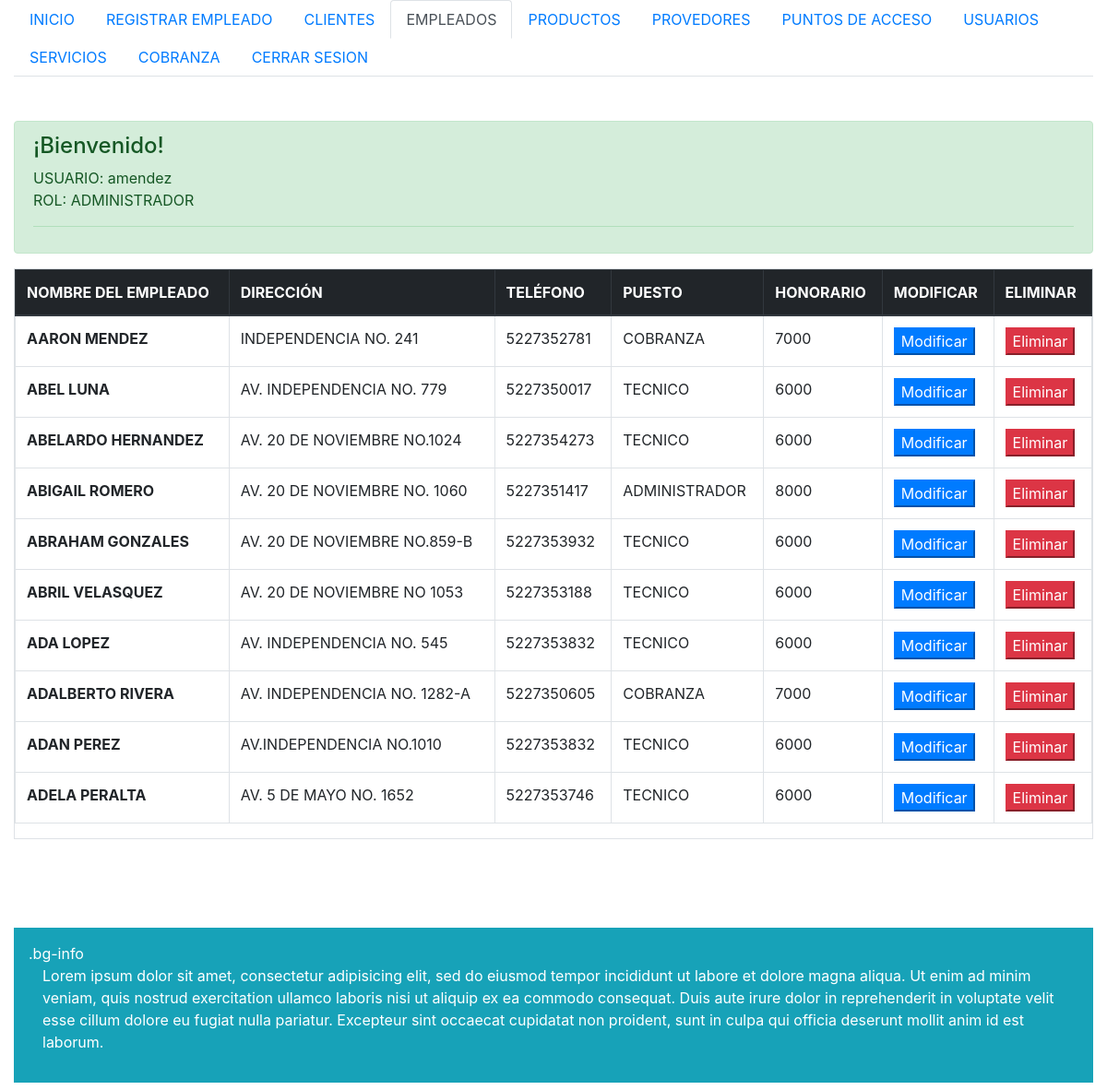
The app's page /Empleado/EmpleadoListado.php (signed in) with its own data.
### tables this page shows
CREATE TABLE `empleado` (
  `Id_Empleado` int(10) NOT NULL,
  `NombreEmpleado` varchar(50) NOT NULL,
  `DireccionEmpleado` varchar(100) NOT NULL,
  `TelefonoEmpleado` varchar(15) NOT NULL,
  `Puesto` varchar(15) NOT NULL,
  `Honorario` float NOT NULL
);

### Conexion/cConexion.php (called while the page is built, shortened)
<?php
class cConexion
{
	protected $_sHost = null;
	protected $_sUsuario = null;
	protected $_sContraseña = null;
	protected $_sBase = null;
	function cConexion(){
			$this->_sHost = 'localhost';
			$this->_sUsuario = 'root';
			$this->_sContraseña = '';
			$this->_sBase = 'siawiiver';
	}
 	public function conectar(){
		$enlace = mysqli_connect($this->_sHost, $this->_sUsuario, $this->_sContraseña, $this->_sBase);
		if (!$enlace) {
    		echo "Error: No se pudo conectar a MySQL." . PHP_EOL;
    		echo "errno de depuración: " . mysqli_connect_errno() . PHP_EOL;
    		echo "error de depuración: " . mysqli_connect_error() . PHP_EOL;
   		 	exit;
   		 	return false;
		}
		else {
			return $enlace;
		}
	}
}
?>

### Empleado/cEmpleadoController.php (called while the page is built, shortened)
<?php
require_once('../Conexion/cConexion.php');
require_once('../Empleado/cEmpleadoModelo.php');
class cEmpleadoController{
    protected $_oEmpleadoModelo;
    function cEmpleadoController(){
        $this->_oConectar = new cConexion;
        $this->_dbLink = $this->_oConectar->Conectar();
        $this->_oEmpleadoModelo = New cEmpleadoModelo($this->_dbLink);
    }
    public function obtenerListadoEmpleado(){
        return $this->_oEmpleadoModelo->obtenerListadoEmpleado();
    }
}
?>

### Empleado/cEmpleadoModelo.php (called while the page is built, shortened)
<?php
class cEmpleadoModelo{
protected $_dblink;
function cEmpleadoModelo($dblink, $oEmpleadoEntidad = false){
	$this->_dblink = $dblink;
}
	public function obtenerListadoEmpleado(){
		$sql ="SELECT Id_Empleado, NombreEmpleado, DireccionEmpleado,  TelefonoEmpleado, Puesto, Honorario
				FROM Empleado AS Em
				WHERE Em.Id_Empleado";
		$result = mysqli_query($this->_dblink, $sql) or die('Error:'.mysqli_error($this->_dblink));
		$aFields = array();
		while($row = $result->fetch_assoc()) {
			$aFields[] = $row;
		}
		return $aFields;
	}
}
 ?>

### Empleado/EmpleadoListado.php (the view, shortened to what this page needs)
<?php
if ($_SESSION['rol'] == 'ADMINISTRADOR' || $_SESSION['rol'] == 'COBRANZA') {
    require_once('cEmpleadoController.php');
    $oEmpleadoController = new cEmpleadoController;
?>
<!DOCTYPE html>
<html>
<head>
    <link rel="stylesheet" href="https://maxcdn.bootstrapcdn.com/bootstrap/4.0.0/css/bootstrap.min.css">
</head>
<body>
    <div class="container-fluid">
    <ul class="nav nav-tabs nav-justified">
        <li><a class="nav-item nav-link" href="../index.php">INICIO</a>
        <li><a class="nav-item nav-link" href="Empleado.php">REGISTRAR EMPLEADO</a></li>
        <li><a class="nav-item nav-link" href="../Cliente/ClienteListado.php ">CLIENTES</a></li>
        <li><a class="nav-item nav-link active" href="../Empleado/EmpleadoListado.php">EMPLEADOS</a></li>
        <li><a class="nav-item nav-link" href="../Producto/ProductoListado.php">PRODUCTOS</a></li>
        <li><a class="nav-item nav-link" href="../Provedor/ProvedorListado.php">PROVEDORES</a></li>
        <li><a class="nav-item nav-link" href="../PuntoAcceso/PuntoAccesoListado.php">PUNTOS DE ACCESO</a></li>
        <li><a class="nav-item nav-link" href="../Usuario/UsuarioListado.php">USUARIOS</a></li>
        <li><a class="nav-item nav-link" href="../Servicio/servicioListado.php">SERVICIOS</a></li>
        <li><a  class="nav-item nav-link" href="../Cobranza/CobranzaListado.php">COBRANZA</a> </li>
        <li><a class="nav-item nav-link" href="../Usuario/cerrarSesion.php">CERRAR SESION</a> </li>
    </ul>
    <br>    <br>
  <div class="alert alert-success" role="alert">
  <h4 class="alert-heading">¡Bienvenido!</h4>
   <?php echo 'USUARIO: '.$_SESSION['usuario'].'<br> ROL: '.$_SESSION['rol'];?>
  <hr>
</div>
    <?php
        if (isset($_POST['modificarEmpleado'])) {
            $nId_Empleado = $_POST['nId_Empleado'];
            $oListadoEmpleadoPorId = $oEmpleadoController->obtenerListadoEmpleadoPorId($nId_Empleado);
            echo '<form action="EmpleadoRegistro.php" method="post">';
            echo'<div class="form-group">';
                echo'<div class="float col-xs-12 col-sm-6">';
                echo '<h5>';
                echo '<label>Modificar Empleado</label>';
                echo'<h5>';
                echo'<p class="text">';
                    echo '<input type="hidden" class="form-group" name="Id_Empleado" value='.$oListadoEmpleadoPorId[0]['Id_Empleado'].' >';
                echo '</select>';
                echo '<br>';
                    echo'<label>Nombre del Empleado</label>';
                    echo '<input type="text" class="form-control" name="sNombreEmpleado" value='.$oListadoEmpleadoPorId[0]['NombreEmpleado'].' placeholder="sNombreEmpleado">';
                echo '<br>';
                    echo'<label>Dirección</label>';
                    echo '<input type="text" class="form-control" name="sDireccionEmpleado" value='.$oListadoEmpleadoPorId[0]['DireccionEmpleado'].' placeholder="sDireccionEmpleado">';
                echo '<br>';
                    echo'<label>Número Telefónico</label>';
                    echo '<input type="text" class="form-control" name="sTelefonoEmpleado" value='.$oListadoEmpleadoPorId[0]['TelefonoEmpleado'].' placeholder="sTelefonoEmpleado">';
                echo '<br>';
                    echo'<label>Puesto que desempeña</label>';
                    echo '<input type="text" class="form-control" name="sPuesto" value='.$oListadoEmpleadoPorId[0]['Puesto'].' placeholder="sPuesto">';
                echo '<br>';
                    echo'<label>Honorarios</label>';
                    echo '<input type="text" class="form-control" name="nHonorario" value='.$oListadoEmpleadoPorId[0]['Honorario'].' placeholder="nHonorario">';
                echo '<br>';
                        echo '<input type="submit" class="btn btn-success" name="modificarEmpleado" value="MODIFICAR EMPLEADO">';
                    echo'<div';
            echo '</form>';
        }
        elseif (isset($_POST['eliminarEmpleado'])) {
            $nId_Empleado = $_POST['nId_Empleado'];
            $oEliminarEmpleadoPorId = $oEmpleadoController->eliminarEmpleadoPorId($nId_Empleado);
        }
        else{
    ?>
              <div class="table-bordered table-responsive">
                <table class="table">
                <thead class="thead-dark">
                <tr>
                    <th scope="col">NOMBRE DEL EMPLEADO</th>
                    <th scope="col">DIRECCIÓN</th>
                    <th scope="col">TELÉFONO</th>
                    <th scope="col">PUESTO</th>
                    <th scope="col">HONORARIO</th>
                    <th scope="col">MODIFICAR</th>
                    <th scope="col">ELIMINAR</th>
                </thead>
    <?php
            $oListadoEmpleado = $oEmpleadoController->obtenerListadoEmpleado();
            for ($i = 0; $i < count($oListadoEmpleado); $i++) {
                echo ' <form action="EmpleadoListado.php" method="post">';
                echo '<tr>';
                    echo '<th scope="row">'.$oListadoEmpleado[$i]['NombreEmpleado'].'</th>';
                    echo '<td>'.$oListadoEmpleado[$i]['DireccionEmpleado'].'</td>';
                    echo '<td>'.$oListadoEmpleado[$i]['TelefonoEmpleado'].'</td>';
                    echo '<td>'.$oListadoEmpleado[$i]['Puesto'].'</td>';
                    echo '<td>'.$oListadoEmpleado[$i]['Honorario'].'</td>';
                    echo '<td><input type="submit" class="btn-primary" name="modificarEmpleado" value="Modificar" /></td>';
                    echo '<td><input type="submit" class="btn-danger" name="eliminarEmpleado" value="Eliminar" /></td>';
                echo '</tr>';
                echo '</form>';
            }
            echo '</tbody></table></div>';
        }
    ?>
<br> <br>   <br>    <br>
<div class="p-3 mb-2 bg-info text-white">.bg-info
<div class="col-12">
    <p> Lorem ipsum dolor sit amet, consectetur adipisicing elit, sed do eiusmod
    tempor incididunt ut labore et dolore magna aliqua. Ut enim ad minim veniam,
    quis nostrud exercitation ullamco laboris nisi ut aliquip ex ea commodo
    consequat. Duis aute irure dolor in reprehenderit in voluptate velit esse
    cillum dolore eu fugiat nulla pariatur. Excepteur sint occaecat cupidatat non
    proident, sunt in culpa qui officia deserunt mollit anim id est laborum.    </p>
    </div>
</div>
</body>
</html>
<?php
}
?>

### records on screen
empleado: NombreEmpleado "AARON MENDEZ", DireccionEmpleado "INDEPENDENCIA NO. 241", TelefonoEmpleado "5227352781", Puesto "COBRANZA", Honorario "7000"
empleado: NombreEmpleado "ABEL LUNA", DireccionEmpleado "AV. INDEPENDENCIA NO. 779", TelefonoEmpleado "5227350017", Puesto "TECNICO", Honorario "6000"
empleado: NombreEmpleado "ABELARDO HERNANDEZ", DireccionEmpleado "AV. 20 DE NOVIEMBRE NO.1024", TelefonoEmpleado "5227354273", Puesto "TECNICO", Honorario "6000"
empleado: NombreEmpleado "ABIGAIL ROMERO", DireccionEmpleado "AV. 20 DE NOVIEMBRE NO. 1060", TelefonoEmpleado "5227351417", Puesto "ADMINISTRADOR", Honorario "8000"
empleado: NombreEmpleado "ABRAHAM GONZALES", DireccionEmpleado "AV. 20 DE NOVIEMBRE NO.859-B", TelefonoEmpleado "5227353932", Puesto "TECNICO", Honorario "6000"
empleado: NombreEmpleado "ABRIL VELASQUEZ", DireccionEmpleado "AV. 20 DE NOVIEMBRE NO 1053", TelefonoEmpleado "5227353188", Puesto "TECNICO", Honorario "6000"
empleado: NombreEmpleado "ADA LOPEZ", DireccionEmpleado "AV. INDEPENDENCIA NO. 545", TelefonoEmpleado "5227353832", Puesto "TECNICO", Honorario "6000"
empleado: NombreEmpleado "ADALBERTO RIVERA", DireccionEmpleado "AV. INDEPENDENCIA NO. 1282-A", TelefonoEmpleado "5227350605", Puesto "COBRANZA", Honorario "7000"
empleado: NombreEmpleado "ADAN PEREZ", DireccionEmpleado "AV.INDEPENDENCIA NO.1010", TelefonoEmpleado "5227353832", Puesto "TECNICO", Honorario "6000"
empleado: NombreEmpleado "ADELA PERALTA", DireccionEmpleado "AV. 5 DE MAYO NO. 1652", TelefonoEmpleado "5227353746", Puesto "TECNICO", Honorario "6000"

### other values on screen
$_SESSION['usuario'] "amendez"
$_SESSION['rol'] "ADMINISTRADOR"
